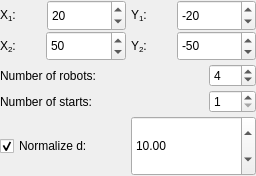
<?xml version="1.0" encoding="UTF-8"?>
<ui version="4.0">
 <class>StatisticsModeRandomStartWidget</class>
 <widget class="QWidget" name="StatisticsModeRandomStartWidget">
  <property name="geometry">
   <rect>
    <x>0</x>
    <y>0</y>
    <width>256</width>
    <height>176</height>
   </rect>
  </property>
  <property name="sizePolicy">
   <sizepolicy hsizetype="Preferred" vsizetype="Minimum">
    <horstretch>0</horstretch>
    <verstretch>0</verstretch>
   </sizepolicy>
  </property>
  <layout class="QVBoxLayout" name="verticalLayout">
   <property name="spacing">
    <number>3</number>
   </property>
   <property name="leftMargin">
    <number>0</number>
   </property>
   <property name="topMargin">
    <number>0</number>
   </property>
   <property name="rightMargin">
    <number>0</number>
   </property>
   <property name="bottomMargin">
    <number>0</number>
   </property>
   <item>
    <layout class="QGridLayout" name="gridLayout">
     <property name="leftMargin">
      <number>0</number>
     </property>
     <property name="topMargin">
      <number>0</number>
     </property>
     <property name="horizontalSpacing">
      <number>5</number>
     </property>
     <property name="verticalSpacing">
      <number>0</number>
     </property>
     <item row="0" column="1">
      <layout class="QHBoxLayout" name="horizontalLayout_14" stretch="1,2">
       <property name="topMargin">
        <number>0</number>
       </property>
       <item>
        <widget class="QLabel" name="label_18">
         <property name="sizePolicy">
          <sizepolicy hsizetype="Minimum" vsizetype="Preferred">
           <horstretch>0</horstretch>
           <verstretch>0</verstretch>
          </sizepolicy>
         </property>
         <property name="text">
          <string>Y&lt;sub&gt;1&lt;/sub&gt;:</string>
         </property>
        </widget>
       </item>
       <item>
        <widget class="QDoubleSpinBox" name="goalY1SpinBox">
         <property name="sizePolicy">
          <sizepolicy hsizetype="Minimum" vsizetype="Preferred">
           <horstretch>0</horstretch>
           <verstretch>0</verstretch>
          </sizepolicy>
         </property>
         <property name="decimals">
          <number>0</number>
         </property>
         <property name="minimum">
          <double>-9999.000000000000000</double>
         </property>
         <property name="maximum">
          <double>9999.000000000000000</double>
         </property>
         <property name="value">
          <double>-20.000000000000000</double>
         </property>
        </widget>
       </item>
      </layout>
     </item>
     <item row="0" column="0">
      <layout class="QHBoxLayout" name="horizontalLayout_11" stretch="1,2">
       <property name="spacing">
        <number>7</number>
       </property>
       <property name="topMargin">
        <number>0</number>
       </property>
       <item>
        <widget class="QLabel" name="label_9">
         <property name="sizePolicy">
          <sizepolicy hsizetype="Minimum" vsizetype="Preferred">
           <horstretch>0</horstretch>
           <verstretch>0</verstretch>
          </sizepolicy>
         </property>
         <property name="text">
          <string>X&lt;sub&gt;1&lt;/sub&gt;:</string>
         </property>
        </widget>
       </item>
       <item>
        <widget class="QDoubleSpinBox" name="goalX1SpinBox">
         <property name="sizePolicy">
          <sizepolicy hsizetype="Minimum" vsizetype="Preferred">
           <horstretch>0</horstretch>
           <verstretch>0</verstretch>
          </sizepolicy>
         </property>
         <property name="decimals">
          <number>0</number>
         </property>
         <property name="minimum">
          <double>-9999.000000000000000</double>
         </property>
         <property name="maximum">
          <double>9999.000000000000000</double>
         </property>
         <property name="value">
          <double>20.000000000000000</double>
         </property>
        </widget>
       </item>
      </layout>
     </item>
     <item row="1" column="0">
      <layout class="QHBoxLayout" name="horizontalLayout_15" stretch="1,2">
       <property name="topMargin">
        <number>0</number>
       </property>
       <item>
        <widget class="QLabel" name="label_19">
         <property name="sizePolicy">
          <sizepolicy hsizetype="Minimum" vsizetype="Preferred">
           <horstretch>0</horstretch>
           <verstretch>0</verstretch>
          </sizepolicy>
         </property>
         <property name="text">
          <string>X&lt;sub&gt;2&lt;/sub&gt;:</string>
         </property>
        </widget>
       </item>
       <item>
        <widget class="QDoubleSpinBox" name="goalX2SpinBox">
         <property name="sizePolicy">
          <sizepolicy hsizetype="Minimum" vsizetype="Preferred">
           <horstretch>0</horstretch>
           <verstretch>0</verstretch>
          </sizepolicy>
         </property>
         <property name="decimals">
          <number>0</number>
         </property>
         <property name="minimum">
          <double>-9999.000000000000000</double>
         </property>
         <property name="maximum">
          <double>9999.000000000000000</double>
         </property>
         <property name="value">
          <double>50.000000000000000</double>
         </property>
        </widget>
       </item>
      </layout>
     </item>
     <item row="1" column="1">
      <layout class="QHBoxLayout" name="horizontalLayout_19" stretch="1,2">
       <property name="topMargin">
        <number>0</number>
       </property>
       <item>
        <widget class="QLabel" name="label_24">
         <property name="sizePolicy">
          <sizepolicy hsizetype="Minimum" vsizetype="Preferred">
           <horstretch>0</horstretch>
           <verstretch>0</verstretch>
          </sizepolicy>
         </property>
         <property name="text">
          <string>Y&lt;sub&gt;2&lt;/sub&gt;:</string>
         </property>
        </widget>
       </item>
       <item>
        <widget class="QDoubleSpinBox" name="goalY2SpinBox">
         <property name="sizePolicy">
          <sizepolicy hsizetype="Minimum" vsizetype="Preferred">
           <horstretch>0</horstretch>
           <verstretch>0</verstretch>
          </sizepolicy>
         </property>
         <property name="decimals">
          <number>0</number>
         </property>
         <property name="minimum">
          <double>-9999.000000000000000</double>
         </property>
         <property name="maximum">
          <double>9999.000000000000000</double>
         </property>
         <property name="value">
          <double>-50.000000000000000</double>
         </property>
        </widget>
       </item>
      </layout>
     </item>
    </layout>
   </item>
   <item>
    <layout class="QHBoxLayout" name="horizontalLayout_2" stretch="1,0">
     <property name="spacing">
      <number>5</number>
     </property>
     <property name="topMargin">
      <number>0</number>
     </property>
     <property name="rightMargin">
      <number>0</number>
     </property>
     <item>
      <widget class="QLabel" name="label">
       <property name="text">
        <string>Number of robots:</string>
       </property>
      </widget>
     </item>
     <item>
      <widget class="QSpinBox" name="nRobotsSpinBox">
       <property name="minimum">
        <number>2</number>
       </property>
       <property name="maximum">
        <number>999</number>
       </property>
       <property name="value">
        <number>4</number>
       </property>
      </widget>
     </item>
    </layout>
   </item>
   <item>
    <layout class="QHBoxLayout" name="horizontalLayout_3" stretch="1,0">
     <property name="spacing">
      <number>5</number>
     </property>
     <property name="topMargin">
      <number>0</number>
     </property>
     <property name="rightMargin">
      <number>0</number>
     </property>
     <item>
      <widget class="QLabel" name="label_2">
       <property name="text">
        <string>Number of starts:</string>
       </property>
      </widget>
     </item>
     <item>
      <widget class="QSpinBox" name="nStartsSpinBox">
       <property name="minimum">
        <number>1</number>
       </property>
       <property name="maximum">
        <number>999</number>
       </property>
       <property name="value">
        <number>1</number>
       </property>
      </widget>
     </item>
    </layout>
   </item>
   <item>
    <layout class="QHBoxLayout" name="horizontalLayout">
     <property name="spacing">
      <number>5</number>
     </property>
     <property name="topMargin">
      <number>0</number>
     </property>
     <property name="rightMargin">
      <number>0</number>
     </property>
     <item>
      <widget class="QCheckBox" name="normalizeCheckBox">
       <property name="text">
        <string>Normalize d:</string>
       </property>
       <property name="checked">
        <bool>true</bool>
       </property>
      </widget>
     </item>
     <item>
      <widget class="QDoubleSpinBox" name="normalDSpinBox">
       <property name="sizePolicy">
        <sizepolicy hsizetype="Minimum" vsizetype="Preferred">
         <horstretch>0</horstretch>
         <verstretch>0</verstretch>
        </sizepolicy>
       </property>
       <property name="decimals">
        <number>2</number>
       </property>
       <property name="minimum">
        <double>0.010000000000000</double>
       </property>
       <property name="maximum">
        <double>9999.000000000000000</double>
       </property>
       <property name="value">
        <double>10.000000000000000</double>
       </property>
      </widget>
     </item>
    </layout>
   </item>
  </layout>
 </widget>
 <layoutdefault spacing="6" margin="11"/>
 <resources/>
 <connections/>
</ui>
